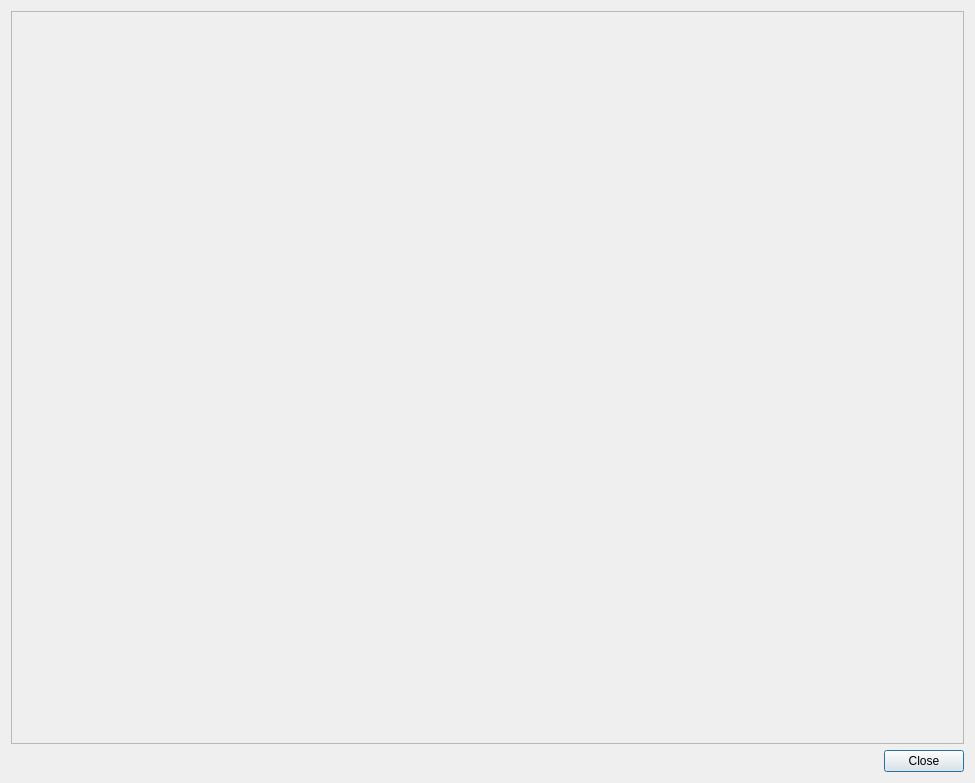
<?xml version="1.0" encoding="UTF-8"?>
<ui version="4.0">
 <class>tlinsWindowsEngineState</class>
 <widget class="QDialog" name="tlinsWindowsEngineState">
  <property name="geometry">
   <rect>
    <x>0</x>
    <y>0</y>
    <width>975</width>
    <height>783</height>
   </rect>
  </property>
  <property name="windowTitle">
   <string>Dialog</string>
  </property>
  <layout class="QGridLayout" name="gridLayout">
   <item row="0" column="0">
    <widget class="QScrollArea" name="scrollArea">
     <property name="widgetResizable">
      <bool>true</bool>
     </property>
     <widget class="tlinsWManageEngineState" name="scrollAreaWidgetContents">
      <property name="geometry">
       <rect>
        <x>0</x>
        <y>0</y>
        <width>957</width>
        <height>735</height>
       </rect>
      </property>
     </widget>
    </widget>
   </item>
   <item row="1" column="0">
    <widget class="QDialogButtonBox" name="buttonBox">
     <property name="orientation">
      <enum>Qt::Horizontal</enum>
     </property>
     <property name="standardButtons">
      <set>QDialogButtonBox::Close</set>
     </property>
    </widget>
   </item>
  </layout>
 </widget>
 <customwidgets>
  <customwidget>
   <class>tlinsWManageEngineState</class>
   <extends>QWidget</extends>
   <header>tlinswmanageenginestate.h</header>
   <container>1</container>
  </customwidget>
 </customwidgets>
 <resources/>
 <connections>
  <connection>
   <sender>buttonBox</sender>
   <signal>accepted()</signal>
   <receiver>tlinsWindowsEngineState</receiver>
   <slot>accept()</slot>
   <hints>
    <hint type="sourcelabel">
     <x>248</x>
     <y>254</y>
    </hint>
    <hint type="destinationlabel">
     <x>157</x>
     <y>274</y>
    </hint>
   </hints>
  </connection>
  <connection>
   <sender>buttonBox</sender>
   <signal>rejected()</signal>
   <receiver>tlinsWindowsEngineState</receiver>
   <slot>reject()</slot>
   <hints>
    <hint type="sourcelabel">
     <x>316</x>
     <y>260</y>
    </hint>
    <hint type="destinationlabel">
     <x>286</x>
     <y>274</y>
    </hint>
   </hints>
  </connection>
 </connections>
</ui>
